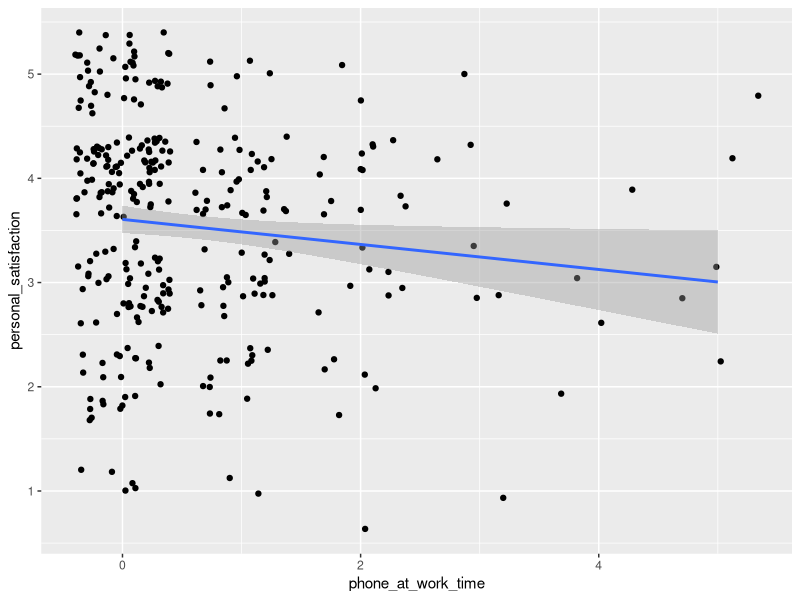
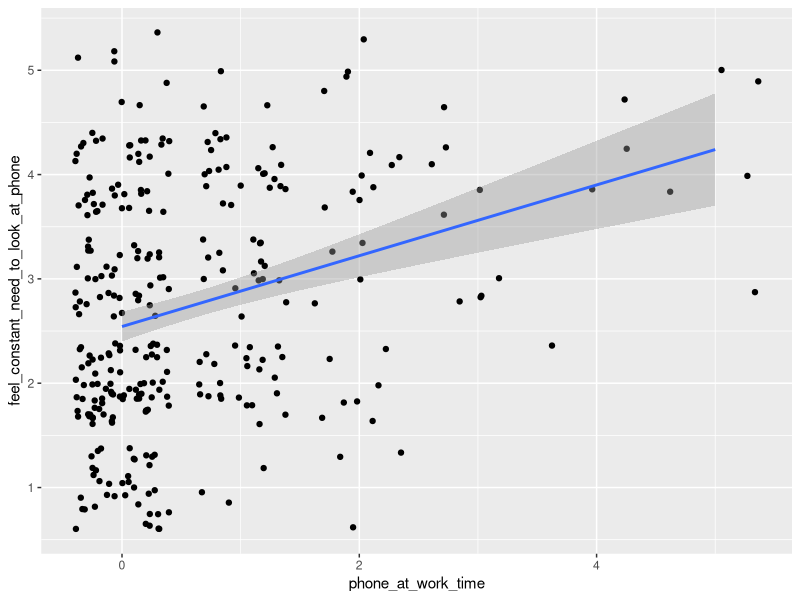
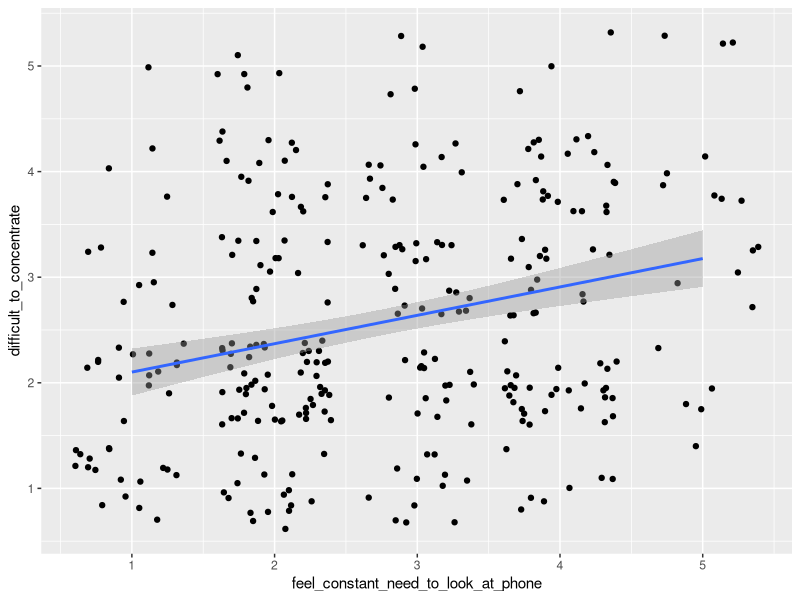
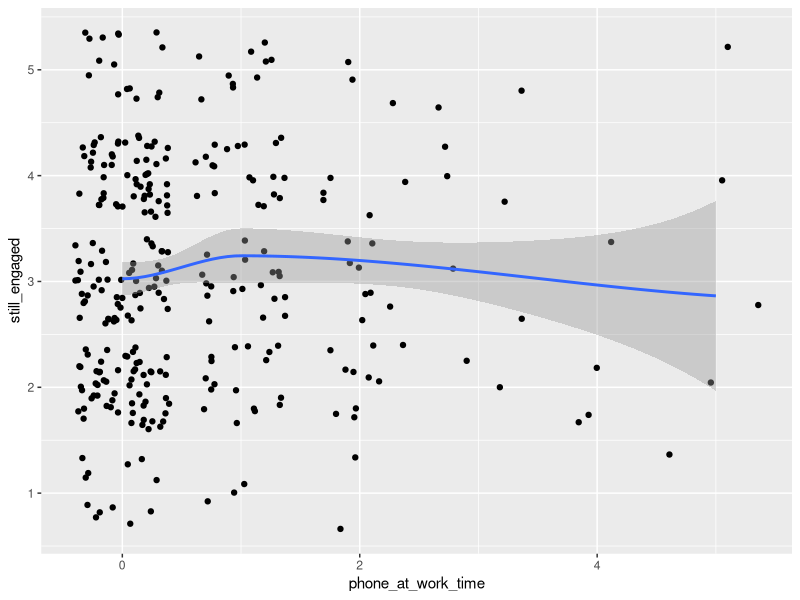
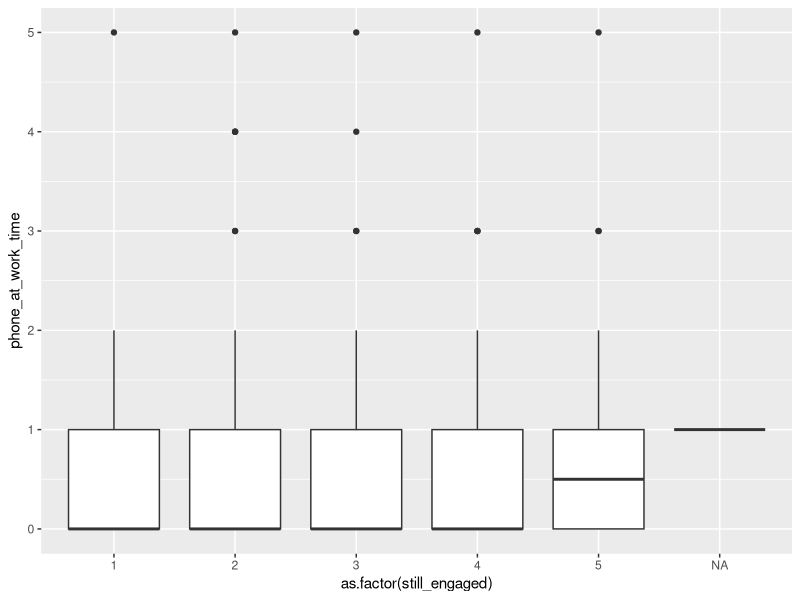
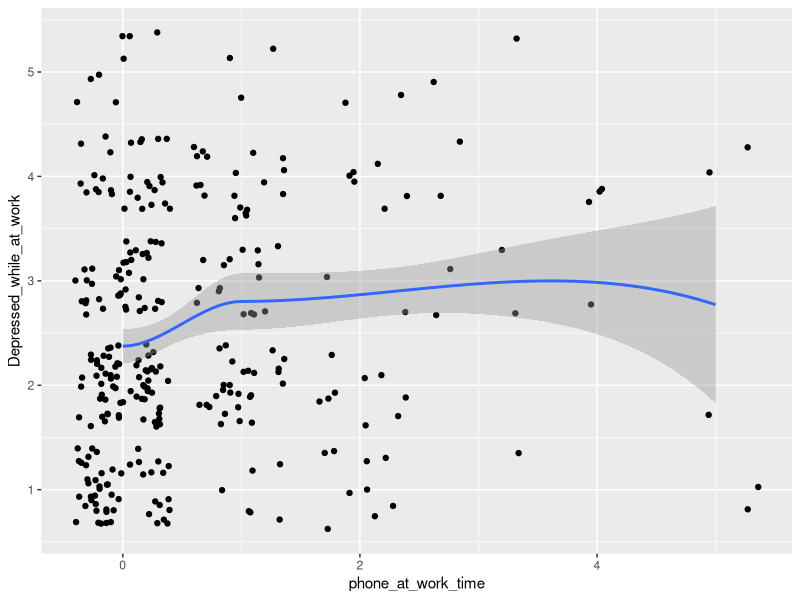
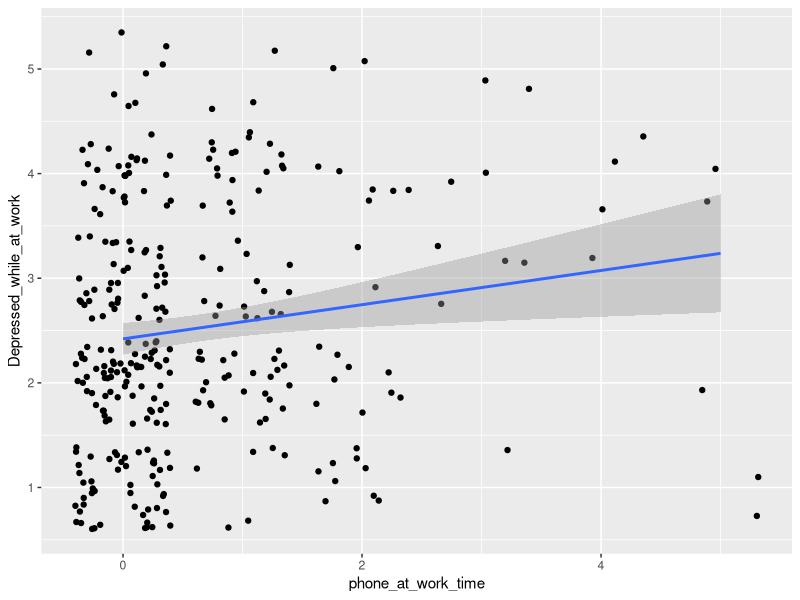
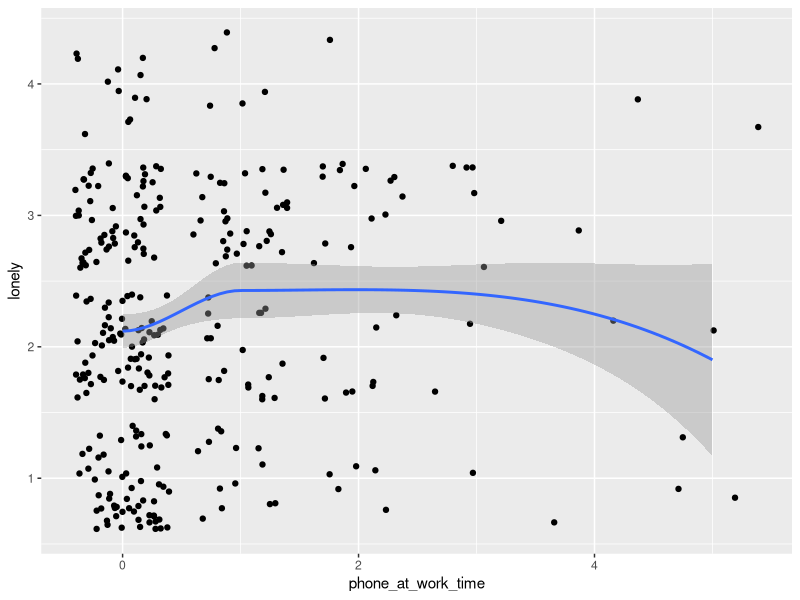

Reproduce these figures in R, in order.
#dependencies
library(tidyverse)

#data 
clean_wp <- read_csv('data/clean_wp.csv')

#EDA
#phone time at work and personal satisfaction
names(clean_wp)
ggplot(clean_wp, aes(phone_at_work_time ,personal_satisfaction))  +
  geom_jitter(height = .4, width = .4) + geom_smooth(method = lm)
ggplot(clean_wp, aes(phone_at_work_time , feel_constant_need_to_look_at_phone))  +
  geom_jitter(height = .4, width = .4) + geom_smooth(method = lm)

ggplot(clean_wp, aes(feel_constant_need_to_look_at_phone, difficult_to_concentrate))   +
  geom_jitter(height = .4, width = .4) + geom_smooth(method = lm)

sat_mod <- lm(personal_satisfaction ~ phone_at_work_time, data = clean_wp)
summary(sat_mod)

#engaged while at work and phone use at work
ggplot(clean_wp, aes(phone_at_work_time, still_engaged)) + 
  geom_jitter(height = .4, width = .4) + geom_smooth()
ggplot(clean_wp, aes(as.factor(still_engaged),phone_at_work_time)) + geom_boxplot()
engaged_mod <- lm(still_engaged ~ phone_at_work_time, data = clean_wp)
summary(engaged_mod)

#depressed while at work and phone use
ggplot(clean_wp, aes(phone_at_work_time, Depressed_while_at_work)) + 
  geom_jitter(height = .4, width = .4) + geom_smooth()
ggplot(clean_wp, aes(phone_at_work_time, Depressed_while_at_work)) + 
  geom_jitter(height = .4, width = .4) + geom_smooth(method = lm)
depressed_mod <- lm(Depressed_while_at_work ~ phone_at_work_time, data = clean_wp)
summary(depressed_mod)

#lonely to phone at work
ggplot(clean_wp, aes(phone_at_work_time, lonely)) + 
  geom_jitter(height = .4, width = .4) + geom_smooth()

#looking for new work to phone use
ggplot(clean_wp, aes(phone_at_work_time, searching_new_employment)) + 
  geom_jitter(height = .4, width = .4) + geom_smooth()

#efficiency to phone use
ggplot(clean_wp, aes(phone_at_work_time, use_time_efficient)) + 
  geom_jitter(height = .4, width = .4) +geom_smooth(method = lm)
efficient_mod <- lm(use_time_efficient ~ phone_at_work_time, data = clean_wp)
summary(efficient_mod)


ggplot(clean_wp, aes(phone_at_work_time, go_above)) + 
  geom_jitter(height = .4, width = .4) +geom_smooth(method = lm)


#======================================================================
#largest linear relationship with phone time at work
#======================================================================
names(clean_wp)
pvals <- c()
estimates <- c()
for (i in 7:ncol(clean_wp)){
  if (typeof(clean_wp[[i]]) == "double"){
    #extracts slope p-value and slope estimate
    mod_table <- as.data.frame(summary(lm(clean_wp[[i]] ~ clean_wp$phone_at_work_time))[4])
    pvals[[i]] <- mod_table[2,4]
    estimates[[i]] <- mod_table[2,1]
  }
}
pvals
estimates
#variables with worth while to look at
#depressed, personal_satisfaction
#go_above
#use time efficient
#difficult to concentrate
#efficient compared to peers
#motivated
#other better lives

#variables with very small p-values indicating very likely some relationship
#go above and use time efficient
names(clean_wp)
summary(lm(use_time_efficient ~ Gender + phone_at_work_time, data = clean_wp))
summary(lm(use_time_efficient ~ Gender * phone_at_work_time, data = clean_wp))
